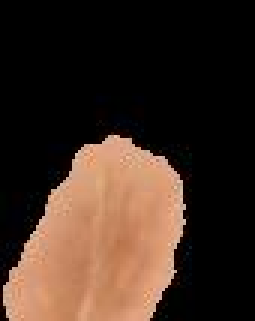
#> input picture Result.jpg, 85 x 107 px, given in place of image.png, which was not available (shown 3 times larger)
$ python merged_improved_metrics.py
#> lines starting #> are read from the running program, lines starting #| are printed output that depends on the picture; after the words box and inside, x2 and y2 are one past the last pixel; in counts of white or black regions, pixels touching at a corner belong together; long printed decimals are rounded; pictures that were not available may be replaced by others from this repository, and a replacement may not be noted
import numpy as np
import imageio
import cv2
import math
import matplotlib.pyplot as plt
import matplotlib.cm as cm
import matplotlib
from scipy import ndimage
from skimage.measure import perimeter
from itertools import combinations

from pathlib import Path
import sys

sys.path.append(str(Path(__file__).resolve().parent.parent))


class MoleAnalyzer:
    def __init__(self, original_img_path, binary_mask_path, dpi=96):
#> called with original_img_path = 'test_images/image.png', binary_mask_path = 'test_images/image_mask.png', dpi = 96
        self.dpi = dpi
        self.pixel_to_mm = 25.4 / dpi  # 1 pixel in mm
        self.original_img = imageio.imread(original_img_path)
#> self.original_img is the input picture: shape (107, 85, 3); mean R, G, B 63.1, 44.8, 34.2
        # Ensure original image is RGB
        if len(self.original_img.shape) == 2:  # Grayscale
            self.original_img = cv2.cvtColor(self.original_img, cv2.COLOR_GRAY2BGR)

        self.mask = imageio.imread(binary_mask_path)
        self.mask = self.prepare_mask(self.mask)
#> in prepare_mask, `mask = mask[:, :, 0]`:
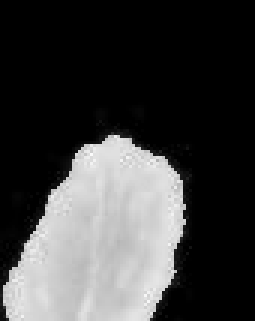
#> mask: shape (107, 85) (shown 3 times larger); min 0, max 251, mean 63.1
#> in prepare_mask, `return mask > 127`:
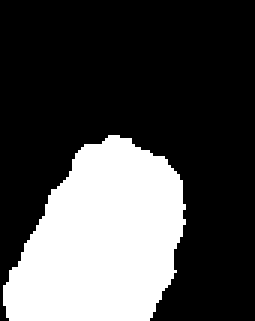
#> returned value: shape (107, 85) bool (shown 3 times larger); 29.8% white; 1 white region, box (x1, y1, x2, y2) and area: (1, 45, 62, 107) 2713
        self.masked_img = self.mask_image(self.original_img, self.mask)
        self.result_img_path = "Result.jpg"
        imageio.imwrite(self.result_img_path, self.masked_img)

    def pixels_to_mm(self, px):
        return px * self.pixel_to_mm

    def pixels2_to_mm2(self, area_px):
        return area_px * (self.pixel_to_mm ** 2)

    @staticmethod
    def prepare_mask(mask):
        """Ensure the binary mask is in boolean format."""
        if len(mask.shape) == 3:
            mask = mask[:, :, 0]  # Use one channel if RGB
        return mask > 127  # Convert to boolean

    @staticmethod
    def mask_image(image, mask):
        result = np.zeros_like(image)
        if image.ndim == 3:
            # Ensure mask is broadcastable if image is RGB
            mask_3channel = np.stack([mask]*3, axis=-1) if image.ndim == 3 else mask
            result = np.where(mask_3channel, image, 0)
        else:
            result = np.where(mask, image, 0)
        return result

    def calculate_area(self, mask):
        """Calculate the number of pixels in the lesion and background."""
        flat = mask.flatten()
        affect = np.sum(flat != 0)
        naffect = flat.size - affect
        return naffect - affect, affect

    def compute_asymmetry(self, mask_uint8):
        """
        Calculates asymmetry based on 180-degree rotation around centroid.

        This improved method measures asymmetry by rotating the lesion mask 180 degrees
        around its centroid and calculating the mismatch between the original and rotated masks.
        The ratio of intersection to union gives a measure of similarity, which is inverted to get asymmetry.

        Formula: Asymmetry = 1 - (Area of Intersection / Area of Union)

        Score interpretation:
        - 0 = perfectly symmetric (original and rotated masks completely overlap)
        - 1 = completely asymmetric (no overlap between original and rotated masks)

        Parameters:
        ----------
        mask_uint8 : numpy.ndarray
            Binary mask of the lesion as an 8-bit image (values 0 and 255)

        Returns:
        -------
        float
            Asymmetry score in the range [0, 1]
        """
        if np.sum(mask_uint8) == 0:
            return 0.0

        # Find centroid
        M = cv2.moments(mask_uint8)
        if M["m00"] == 0:  # Should not happen if sum > 0, but as a safeguard
            return 0.0
        cx = int(M["m10"] / M["m00"])
        cy = int(M["m01"] / M["m00"])

        # Rotate mask 180 degrees around centroid
        rows, cols = mask_uint8.shape
        rotation_matrix = cv2.getRotationMatrix2D((cx, cy), 180, 1)
        rotated_mask = cv2.warpAffine(mask_uint8, rotation_matrix, (cols, rows))

        # Ensure rotated mask is binary (0 or 1) after interpolation
        rotated_mask_binary = (rotated_mask > 0.5).astype(np.uint8)

        intersection = np.sum(np.logical_and(mask_uint8, rotated_mask_binary))
        union = np.sum(np.logical_or(mask_uint8, rotated_mask_binary))

        if union == 0:
            return 0.0  # Or 1.0 if interpreted as completely non-overlapping (though unlikely)

        asymmetry_index = 1.0 - (intersection / union)
        return asymmetry_index

    def border_irregularity_index(self, mask_uint8):
        """
        Calculate the border irregularity index using the ratio of perimeter to circle perimeter
        with the same area.

        This improved method quantifies border irregularity by comparing the actual perimeter
        of the lesion contour to the perimeter of a perfect circle with the same area.
        The more irregular the border, the higher the ratio will be.

        Formula: Border Irregularity = Actual Perimeter / (2 * π * √(Area/π))
                 Where (2 * π * √(Area/π)) is the perimeter of a circle with the same area

        Score interpretation:
        - 1.0 = perfectly circular border (minimal irregularity)
        - >1.0 = increasing border irregularity (more jagged/irregular border)

        Parameters:
        ----------
        mask_uint8 : numpy.ndarray
            Binary mask of the lesion as an 8-bit image (values 0 and 255)

        Returns:
        -------
        float
            Border irregularity index (≥ 1.0, where 1.0 represents a perfect circle)
        """
        # Find contours of the lesion
        contours, _ = cv2.findContours(mask_uint8, cv2.RETR_EXTERNAL, cv2.CHAIN_APPROX_SIMPLE)
        if not contours:
            return 0

        # Get the largest contour (assumed to be the lesion)
        contour = max(contours, key=cv2.contourArea)

        # Calculate perimeter and area of the lesion
        perimeter_length = cv2.arcLength(contour, True)
        area = cv2.contourArea(contour)

        # Calculate the radius of a circle with the same area
        radius = np.sqrt(area / np.pi)

        # Perimeter of a circle with the same area
        circle_perimeter = 2 * np.pi * radius

        # Border Irregularity Index: ratio of actual perimeter to circle perimeter
        irregularity_index = perimeter_length / circle_perimeter if circle_perimeter > 0 else 0

        return irregularity_index

    def calculate_diameter(self, mask_uint8):
        """
        Calculate the longest distance (Feret diameter) of the lesion in pixels

        This improved method determines the maximum diameter of the lesion by finding the
        longest distance between any two points on the lesion contour. This is known as
        the Feret diameter or maximum caliper distance.

        The method examines all pairs of points on the contour to find the maximum distance,
        which provides a more accurate measure of lesion size than simple width or height.

        Parameters:
        ----------
        mask_uint8 : numpy.ndarray
            Binary mask of the lesion as an 8-bit image (values 0 and 255)

        Returns:
        -------
        float
            Maximum diameter of the lesion in pixels
        """
        # Find contours of the lesion
        contours, _ = cv2.findContours(mask_uint8, cv2.RETR_EXTERNAL, cv2.CHAIN_APPROX_SIMPLE)
        if not contours:
            return 0, None, None, None

        # Get the largest contour (assumed to be the lesion)
        contour = max(contours, key=cv2.contourArea)

        # Extract contour points
        contour_points = contour.reshape(-1, 2)  # Shape: (N, 2) where N is number of points

        # Calculate distances between all pairs of points
        max_distance = 0
        pt1, pt2 = None, None
        for p1, p2 in combinations(contour_points, 2):
            distance = np.sqrt((p1[0] - p2[0])**2 + (p1[1] - p2[1])**2)
            if distance > max_distance:
                max_distance = distance
                pt1, pt2 = p1, p2

        return max_distance

    # [49 lines left out: function color_space_analysis, not called in this run]

    def analyze(self, show=True):
#> called with show = True
        img = self.masked_img
        mask_uint8 = self.mask.astype(np.uint8) * 255

        # Area calculation in pixels and mm²
        _, A_px = self.calculate_area(self.mask)
#> in calculate_area, `affect = np.sum(flat != 0)`: affect = 2713
#> in calculate_area, `naffect = flat.size - affect`: naffect = 6382
#> A_px = 2713
        A_mm2 = self.pixels2_to_mm2(A_px)
#> A_mm2 = 189.9

        # Asymmetry
        asymmetry_raw = self.compute_asymmetry(mask_uint8)
#> in compute_asymmetry, `M = cv2.moments(mask_uint8)`: M = moments, m00 691815, centre m10/m00, m01/m00 = (33.49, 79.54)
#> in compute_asymmetry, `cx = int(M["m10"] / M["m00"])`: cx = 33
#> in compute_asymmetry, `cy = int(M["m01"] / M["m00"])`: cy = 79
#> in compute_asymmetry, `rotation_matrix = cv2.getRotationMatrix2D((cx, cy), 180, 1)`: rotation_matrix = [[-1, 1.22e-16, 66], [-1.22e-16, -1, 158]]
#> in compute_asymmetry, `rotated_mask = cv2.warpAffine(mask_uint8, rotation_matrix, (cols, rows))`:
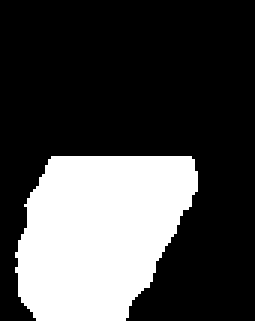
#> rotated_mask: shape (107, 85) (shown 3 times larger); 28.6% white; 1 white region, box (x1, y1, x2, y2) and area: (5, 52, 66, 107) 2603
#> in compute_asymmetry, `rotated_mask_binary = (rotated_mask > 0.5).astype(np.uint8)`: rotated_mask_binary: shape (107, 85); values 0 (black) and 1 (white), 28.6% white; 1 white region
#> in compute_asymmetry, `intersection = np.sum(np.logical_and(mask_uint8, rotated_mask_binary))`: intersection = 2315
#> in compute_asymmetry, `union = np.sum(np.logical_or(mask_uint8, rotated_mask_binary))`: union = 3001
#> in compute_asymmetry, `asymmetry_index = 1.0 - (intersection / union)`: asymmetry_index = 0.229
#> asymmetry_raw = 0.229
        Asymmetry = asymmetry_raw * 10
#> Asymmetry = 2.29

        # Border irregularity
        border_raw = self.border_irregularity_index(mask_uint8)
#> in border_irregularity_index, `contours, _ = cv2.findContours(mask_uint8, cv2.RETR_EXTERNAL, cv2.CHAI..`: contours = 1 contour; box (x1, y1, x2, y2) and area: (1, 45, 62, 107) 2618
#> in border_irregularity_index, `contour = max(contours, key=cv2.contourArea)`: contour = contour of 79 points, box (x1, y1, x2, y2) (1, 45, 62, 107), area 2618
#> in border_irregularity_index, `perimeter_length = cv2.arcLength(contour, True)`: perimeter_length = 211.4
#> in border_irregularity_index, `area = cv2.contourArea(contour)`: area = 2618.5
#> in border_irregularity_index, `radius = np.sqrt(area / np.pi)`: radius = 28.87
#> in border_irregularity_index, `circle_perimeter = 2 * np.pi * radius`: circle_perimeter = 181.4
#> in border_irregularity_index, `irregularity_index = perimeter_length / circle_perimeter if circle_per..`: irregularity_index = 1.17
#> border_raw = 1.17
        Border = border_raw / 10
#> Border = 0.117

        # Diameter (in pixels, then converted to mm)
        diameter_px = self.calculate_diameter(mask_uint8)
#> in calculate_diameter, `contour_points = contour.reshape(-1, 2)`: contour_points = 79 pairs, first value 1 to 61, second value 45 to 106
#> the loop in calculate_diameter, `for p1, p2 in combinations(contour_points, 2):` made 3081 passes
#> (distance, max_distance, pt1, pt2) on passes 1 to 12: (4.24, 4.24, [36, 45], [33, 48]), (8.54, 8.54, [36, 45], [28, 48]), (12.53, 12.53, [36, 45], [25, 51]), (13.04, 13.04, [36, 45], [25, 52]), (14.42, 14.42, [36, 45], [24, 53]), (16.28, 16.28, [36, 45], [24, 56]), (17.69, 17.69, [36, 45], [23, 57]), (18.38, 18.38, [36, 45], [23, 58]), (25.46, 25.46, [36, 45], [18, 63]), (26.17, 26.17, [36, 45], [17, 63]), (26.87, 26.87, [36, 45], [17, 64]), (28.28, 28.28, [36, 45], [16, 65])
#> (p2, distance) on passes 37 to 42: ([49, 106], 62.37), ([50, 105], 61.61), ([50, 104], 60.64), ([51, 103], 59.91), ([51, 101], 57.97), ([53, 99], 56.61)
#> after the loop in calculate_diameter, `for p1, p2 in combinations(contour_points, 2):`: max_distance = 74.28
#> diameter_px = 74.28
        diameter_raw = diameter_px
#> diameter_raw = 74.28
        Diameter = self.pixels_to_mm(diameter_px)
#> Diameter = 19.65

        # Colour
        if len(img.shape) == 3:
            hsv_img = matplotlib.colors.rgb_to_hsv(img / 255.0)
#> hsv_img: shape (107, 85, 3) float64; mean of channels 0, 1, 2 0.0186, 0.136, 0.244
            Colour = self.calculate_colour_sd(hsv_img)
#> in calculate_colour_sd, `hue = hsv_img[:, :, 0]`:
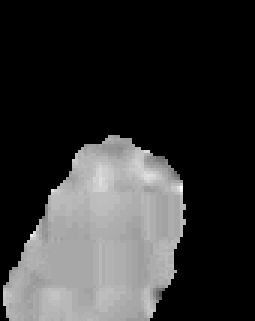
#> hue: shape (107, 85) float64 (shown 3 times larger); min 0, max 0.0909, mean 0.0186; drawn with min black and max white
#> in calculate_colour_sd, `lesion_pixels = hue[self.mask]`: lesion_pixels = 2713 values, max 0.0909 at index 504, min 0.0278 at index 2311, mean 0.0622
#> in calculate_colour_sd, `mean = np.mean(lesion_pixels)`: mean = 0.0622
#> in calculate_colour_sd, `sd = np.sqrt(np.sum((lesion_pixels - mean) ** 2)) / (len(lesion_pixels..`: sd = 9.07e-05
#> Colour = 9.07e-06
        else:
            color_variance = self.color_space_analysis(self.original_img, self.mask)
            Colour = color_variance / 100

        print(f"Diameter in pixels: {diameter_px}")
#| Diameter in pixels: 74.277
        print(f"Pixel to mm conversion: {self.pixel_to_mm} mm/px")
        print(f"Calculated diameter: {Diameter:.2f} mm")
#| Calculated diameter: 19.65 mm

        if show:
            print(f"Asymmetry: {Asymmetry:.2f}")
#| Asymmetry: 2.29
            print(f"Border: {Border:.2f}")
#| Border: 0.12
            print(f"Diameter (mm): {Diameter:.2f}")
#| Diameter (mm): 19.65
            print(f"Colour: {Colour:.2f}")
#| Colour: 0.00
            plt.title("Masked Lesion")
            plt.imshow(cv2.cvtColor(img, cv2.COLOR_BGR2RGB) if len(img.shape) == 3 else img)
            plt.axis('off')
            plt.show()
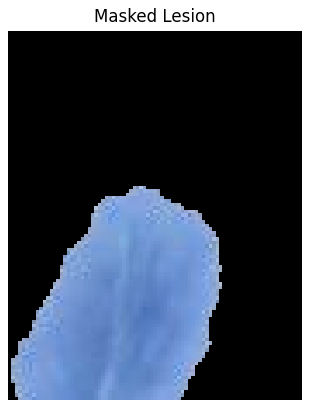
#> figure drawn by matplotlib, 1 panel; B, G, R data is drawn as R, G, B

        # Final return (keys unchanged — only values converted to mm/mm²)
        A_py = float(A_mm2)
#> A_py = 189.9
        asymmetry_raw_py = float(asymmetry_raw)
#> asymmetry_raw_py = 0.229
        Asymmetry_py = float(Asymmetry)
#> Asymmetry_py = 2.29
        Border_py = float(Border)
#> Border_py = 0.117
        border_raw_py = float(border_raw)
#> border_raw_py = 1.17
        Diameter_py = float(Diameter)
#> Diameter_py = 19.65
        diameter_raw_py = float(diameter_raw)
#> diameter_raw_py = 74.28
        Colour_py = float(Colour)
#> Colour_py = 9.07e-06

        return {
            "Asymmetry": Asymmetry_py,
            "Border": Border_py,
            "Diameter": Diameter_py,
            "Colour": Colour_py,
            "Raw_Metrics": {
                "Area_pixels": A_py,  # Now in mm², key kept same
                "Asymmetry_0_1": asymmetry_raw_py,
                "Border_CircularityIndex": border_raw_py,
                "Diameter_Feret_pixels": diameter_raw_py  # Still raw in pixels
            }
        }


    def calculate_colour_sd(self, hsv_img):
        """
        Original method for color analysis using HSV hue standard deviation

        This method calculates the standard deviation of the hue channel (from HSV color space)
        for lesion pixels only. The standard deviation measures the spread of colors around the
        mean hue value, with higher values indicating more color variation/heterogeneity.

        Note: While this method provides a simple measure of color variation, it only considers
        the hue channel and may miss important variations in saturation and value. The improved
        color_space_analysis method using L*a*b* space is often more comprehensive.

        Parameters:
        ----------
        hsv_img : numpy.ndarray
            Image in HSV color space

        Returns:
        -------
        float
            Standard deviation of hue channel values within the lesion, scaled by 1/10
        """
        hue = hsv_img[:, :, 0]
        # Take mean only of the masked pixels
        lesion_pixels = hue[self.mask]
        if len(lesion_pixels) == 0:
            return 0
        mean = np.mean(lesion_pixels)
        sd = np.sqrt(np.sum((lesion_pixels - mean) ** 2)) / (len(lesion_pixels) - 1) if len(lesion_pixels) > 1 else 0
        return sd / 10  # Match original scaling


if __name__ == "__main__":
    analyzer = MoleAnalyzer("test_images/image.png", "test_images/image_mask.png")
    results = analyzer.analyze()
#> results = 5 items
    print(results)
#> (printed output is left out)
